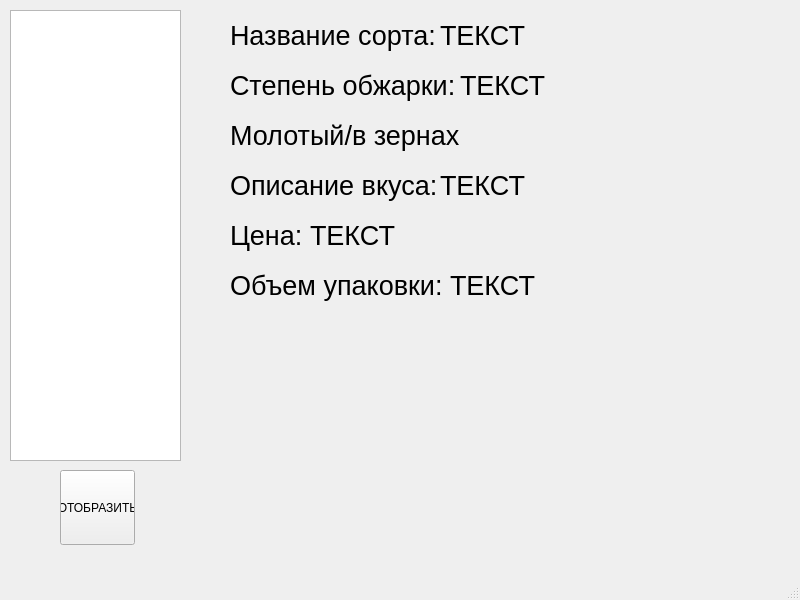
<?xml version="1.0" encoding="UTF-8"?>
<ui version="4.0">
 <class>MainWindow</class>
 <widget class="QMainWindow" name="MainWindow">
  <property name="geometry">
   <rect>
    <x>0</x>
    <y>0</y>
    <width>800</width>
    <height>600</height>
   </rect>
  </property>
  <property name="windowTitle">
   <string>MainWindow</string>
  </property>
  <widget class="QWidget" name="centralwidget">
   <widget class="QTableWidget" name="tableWidget">
    <property name="geometry">
     <rect>
      <x>10</x>
      <y>10</y>
      <width>171</width>
      <height>451</height>
     </rect>
    </property>
   </widget>
   <widget class="QLabel" name="label">
    <property name="geometry">
     <rect>
      <x>230</x>
      <y>10</y>
      <width>211</width>
      <height>50</height>
     </rect>
    </property>
    <property name="font">
     <font>
      <pointsize>20</pointsize>
     </font>
    </property>
    <property name="text">
     <string>Название сорта:</string>
    </property>
   </widget>
   <widget class="QLabel" name="label_2">
    <property name="geometry">
     <rect>
      <x>230</x>
      <y>60</y>
      <width>231</width>
      <height>50</height>
     </rect>
    </property>
    <property name="font">
     <font>
      <pointsize>20</pointsize>
     </font>
    </property>
    <property name="text">
     <string>Степень обжарки:</string>
    </property>
   </widget>
   <widget class="QLabel" name="label_3">
    <property name="geometry">
     <rect>
      <x>230</x>
      <y>110</y>
      <width>231</width>
      <height>50</height>
     </rect>
    </property>
    <property name="font">
     <font>
      <pointsize>20</pointsize>
     </font>
    </property>
    <property name="text">
     <string>Молотый/в зернах</string>
    </property>
   </widget>
   <widget class="QLabel" name="label_4">
    <property name="geometry">
     <rect>
      <x>230</x>
      <y>160</y>
      <width>211</width>
      <height>50</height>
     </rect>
    </property>
    <property name="font">
     <font>
      <pointsize>20</pointsize>
     </font>
    </property>
    <property name="text">
     <string>Описание вкуса:</string>
    </property>
   </widget>
   <widget class="QLabel" name="label_5">
    <property name="geometry">
     <rect>
      <x>230</x>
      <y>210</y>
      <width>71</width>
      <height>50</height>
     </rect>
    </property>
    <property name="font">
     <font>
      <pointsize>20</pointsize>
     </font>
    </property>
    <property name="text">
     <string>Цена:</string>
    </property>
   </widget>
   <widget class="QLabel" name="label_6">
    <property name="geometry">
     <rect>
      <x>230</x>
      <y>260</y>
      <width>211</width>
      <height>50</height>
     </rect>
    </property>
    <property name="font">
     <font>
      <pointsize>20</pointsize>
     </font>
    </property>
    <property name="text">
     <string>Объем упаковки:</string>
    </property>
   </widget>
   <widget class="QLabel" name="label_7">
    <property name="geometry">
     <rect>
      <x>440</x>
      <y>10</y>
      <width>211</width>
      <height>50</height>
     </rect>
    </property>
    <property name="font">
     <font>
      <pointsize>20</pointsize>
     </font>
    </property>
    <property name="text">
     <string>ТЕКСТ</string>
    </property>
   </widget>
   <widget class="QLabel" name="label_8">
    <property name="geometry">
     <rect>
      <x>460</x>
      <y>60</y>
      <width>211</width>
      <height>50</height>
     </rect>
    </property>
    <property name="font">
     <font>
      <pointsize>20</pointsize>
     </font>
    </property>
    <property name="text">
     <string>ТЕКСТ</string>
    </property>
   </widget>
   <widget class="QLabel" name="label_9">
    <property name="geometry">
     <rect>
      <x>440</x>
      <y>160</y>
      <width>211</width>
      <height>50</height>
     </rect>
    </property>
    <property name="font">
     <font>
      <pointsize>20</pointsize>
     </font>
    </property>
    <property name="text">
     <string>ТЕКСТ</string>
    </property>
   </widget>
   <widget class="QLabel" name="label_10">
    <property name="geometry">
     <rect>
      <x>310</x>
      <y>210</y>
      <width>211</width>
      <height>50</height>
     </rect>
    </property>
    <property name="font">
     <font>
      <pointsize>20</pointsize>
     </font>
    </property>
    <property name="text">
     <string>ТЕКСТ</string>
    </property>
   </widget>
   <widget class="QLabel" name="label_11">
    <property name="geometry">
     <rect>
      <x>450</x>
      <y>260</y>
      <width>211</width>
      <height>50</height>
     </rect>
    </property>
    <property name="font">
     <font>
      <pointsize>20</pointsize>
     </font>
    </property>
    <property name="text">
     <string>ТЕКСТ</string>
    </property>
   </widget>
   <widget class="QPushButton" name="pushButton">
    <property name="geometry">
     <rect>
      <x>60</x>
      <y>470</y>
      <width>75</width>
      <height>75</height>
     </rect>
    </property>
    <property name="text">
     <string>ОТОБРАЗИТЬ</string>
    </property>
   </widget>
  </widget>
  <widget class="QMenuBar" name="menubar">
   <property name="geometry">
    <rect>
     <x>0</x>
     <y>0</y>
     <width>800</width>
     <height>21</height>
    </rect>
   </property>
  </widget>
  <widget class="QStatusBar" name="statusbar"/>
 </widget>
 <resources/>
 <connections/>
</ui>
